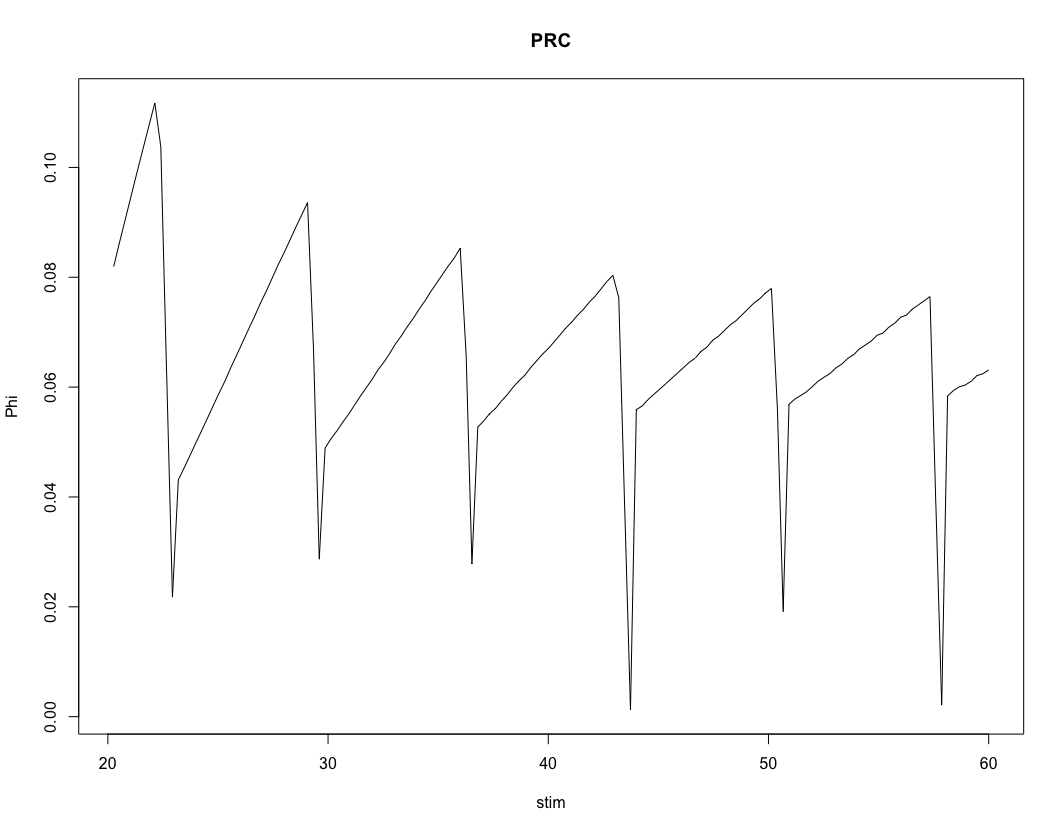

Recreate this plot in R.

# Noah Gundotra (MSN) 12-7-16
# Updated neuron simulator that allows us to
#   interact with PRC at any given time.
#   Times and voltages we want to perturb neuron
#   with are given in Nx2 "perturb" matrix.

simulateLIF = function(milliseconds,
                       perturb,            # matrix of times and amt voltage
                       absRefractory = 0,
                       stimDefault = 20
                       ) { 
  # returns voltage for both cells... (unperturbed comes first, perturbed comes next)
  # iter            - time (no units)
  # absRefractory   - time of refractory (no units)
  iter = milliseconds*1000
  dormantCell = array(0, iter) # voltage (mV)
  activeCell = array(0, iter)
  
  stim = array(stimDefault, iter)
  
  dt = .0105/100          # consistent with other simulation
  R = 1                   # resistance
  T = 1                   # time membrane onstant
  dormantRefractory = 0   # set to 0 (assuming neuron hasn't spiked b4 simulation start)
  activeRefractory = 0  
  c = 1                   # index
  
  # "dormant" refers to unperturbed neuron
  # "active" refers to perturbed neuron
  while (c < iter) {
    if (dormantRefractory <= 0) {
      # this sets up refractory period
      dv = ((-dormantCell[c] + R * stim[c]) / T) * dt
      dormantCell[c + 1] = dormantCell[c] + dv
    }
    else {
      dormantRefractory = dormantRefractory - 1
    }
    if (activeRefractory <= 0) {
      # this sets up refractory period
      dv = ((-activeCell[c] + R * stim[c]) / T) * dt
      activeCell[c + 1] = activeCell[c] + dv
    }
    else {
      activeRefractory = activeRefractory - 1
    }
    
    # checking to see if "active cell" should be perturbed
    # first col of perturb matrix are times to perturb
    if (c %in% (1000*perturb[,1])) {
      activeCell[c+1] = activeCell[c] + perturb[ which(perturb[,1]==c/1000), 2]
    }
    
    # reset cell if refractory period up
    if (dormantCell[c + 1] > 15) {
      dormantCell[c + 1] = 0
      dormantRefractory = absRefractory
    }
    if (activeCell[c + 1] > 15) {
      activeCell[c + 1] = 0
      activeRefractory = absRefractory
    }
    c = c + 1 #reset voltage when it gets to 15
  }                                     #loop for 5 iterations
  return(cbind(dormantCell, activeCell))
}

# set up & running the actual code

# setting up times to perturb the neuron
time = 100
perturbMat = matrix(nrow=1, ncol=2)
perturbMat[1,1] = time/5
perturbMat[1,2] = 1

voltageMat = simulateLIF(time, perturbMat)
unperturbHist = voltageMat[,1]
perturbHist = voltageMat[,2]

iter = dim(voltageMat)[1]

getPhi = function(voltageMat) {
  # does not make any assumptions abt num perturb
  dormantSpike = getSpike(voltageMat[,1], FALSE)
  activeSpike  = getSpike(voltageMat[,2], FALSE)
  spikeTime = dormantSpike[2] - dormantSpike[1]
  
  # PR returned btwn 0 and 1
  phiArray = unique(dormantSpike-activeSpike)/spikeTime
  return(phiArray[2])
}
# plotting the results of the simulation
# dotted line is unperturbed neuron
# full line is perturbed neuron
plot((1:iter) / iter,
     unperturbHist,
     lty=23,
     type = 'l',
     xlab = "Time",
     ylab = "Voltage (mV)")

points((1:iter)/iter, perturbHist, type = 'l')
unperturbSpike = array(0)
perturbSpike = array(0)
for(i in 2:iter) {
  if (unperturbHist[i] == 0 && unperturbHist[i-1] > 0) {
    unperturbSpike = c(unperturbSpike, i)
    abline(v = i / iter, lty=23, col = 'magenta')
  }
  if (perturbHist[i] == 0 && perturbHist[i-1] > 0) {
    perturbSpike = c(perturbSpike, i)
    abline(v = i / iter, lty=23, col = 'wheat')
  }
}

print(getPhi(voltageMat))

getPRC = function(stimMin,
                  stimMax,
                  resolution,
                  time,
                  perturb) {
  curve = matrix(0,resolution,2)
  for(i in 1:resolution) {
    stim = i*(stimMax-stimMin)/resolution + stimMin
    voltageMat = simulateLIF(time, perturb, absRefractory = 0, stimDefault = stim)
    phi = getPhi(voltageMat)
    curve[i,] = c(stim, phi)
    if (i %% (resolution/5) == 0) {print(i)}
  }
  plot(curve[,1], y = curve[,2], type = 'l', main = "PRC", ylab="Phi", xlab="stim")
  return(curve)
}

getPRC(20, 60, 150, 100, perturbMat)
